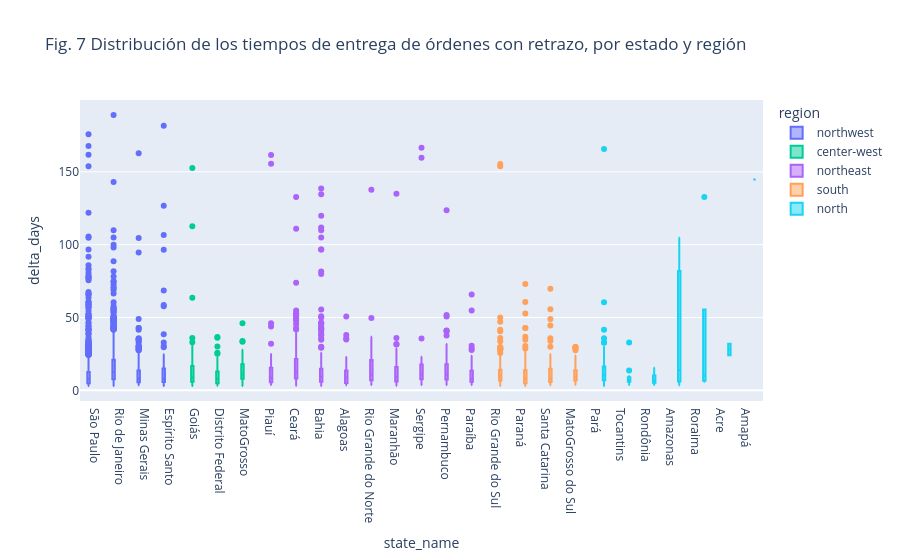

This figure's notebook cell:
### Markdown cell above
De lo anterior, se desprende que la región noreste tiene muchos valores atípicos en los tiempos de entrega. Esta es una hipótesis interesante de análisis.

Para complementarla, se puede segmentar aun más la visualización a nivel estado:

### Code cell
fig = px.box(delivered.filter(
    pl.col("delay_status") == 'long_delay'
),
    x="state_name",
    y="delta_days",
    color="region",
    title="Fig. 7 Distribución de los tiempos de entrega de órdenes con retrazo, por estado y región"
)

fig.show()

### Figure 1 — Plotly figure (JSON) as saved in the notebook; plotly's stock layout.template omitted (floating-point values rounded to 4 significant figures; data arrays with more than 128 entries replaced by an {"elided": "..."} marker saying what was removed)
{"data": [{"alignmentgroup": "True", "hovertemplate": "region=northwest<br>state_name=%{x}<br>delta_days=%{y}<extra></extra>", "legendgroup": "northwest", "marker": {"color": "#636efa"}, "name": "northwest", "notched": false, "offsetgroup": "northwest", "orientation": "v", "showlegend": true, "type": "box", "x": {"elided": "3141 str values"}, "x0": " ", "xaxis": "x", "y": {"elided": "3141 float values"}, "y0": " ", "yaxis": "y"}, {"alignmentgroup": "True", "hovertemplate": "region=center-west<br>state_name=%{x}<br>delta_days=%{y}<extra></extra>", "legendgroup": "center-west", "marker": {"color": "#00cc96"}, "name": "center-west", "notched": false, "offsetgroup": "center-west", "orientation": "v", "showlegend": true, "type": "box", "x": {"elided": "221 str values"}, "x0": " ", "xaxis": "x", "y": {"elided": "221 float values"}, "y0": " ", "yaxis": "y"}, {"alignmentgroup": "True", "hovertemplate": "region=northeast<br>state_name=%{x}<br>delta_days=%{y}<extra></extra>", "legendgroup": "northeast", "marker": {"color": "#ab63fa"}, "name": "northeast", "notched": false, "offsetgroup": "northeast", "orientation": "v", "showlegend": true, "type": "box", "x": {"elided": "964 str values"}, "x0": " ", "xaxis": "x", "y": {"elided": "964 float values"}, "y0": " ", "yaxis": "y"}, {"alignmentgroup": "True", "hovertemplate": "region=south<br>state_name=%{x}<br>delta_days=%{y}<extra></extra>", "legendgroup": "south", "marker": {"color": "#FFA15A"}, "name": "south", "notched": false, "offsetgroup": "south", "orientation": "v", "showlegend": true, "type": "box", "x": {"elided": "683 str values"}, "x0": " ", "xaxis": "x", "y": {"elided": "683 float values"}, "y0": " ", "yaxis": "y"}, {"alignmentgroup": "True", "hovertemplate": "region=north<br>state_name=%{x}<br>delta_days=%{y}<extra></extra>", "legendgroup": "north", "marker": {"color": "#19d3f3"}, "name": "north", "notched": false, "offsetgroup": "north", "orientation": "v", "showlegend": true, "type": "box", "x": {"elided": "133 str values"}, "x0": " ", "xaxis": "x", "y": {"elided": "133 float values"}, "y0": " ", "yaxis": "y"}], "layout": {"boxmode": "group", "legend": {"title": {"text": "region"}, "tracegroupgap": 0}, "title": {"text": "Fig. 7 Distribución de los tiempos de entrega de órdenes con retrazo, por estado y región"}, "xaxis": {"anchor": "y", "domain": [0, 1], "title": {"text": "state_name"}}, "yaxis": {"anchor": "x", "domain": [0, 1], "title": {"text": "delta_days"}}}}
